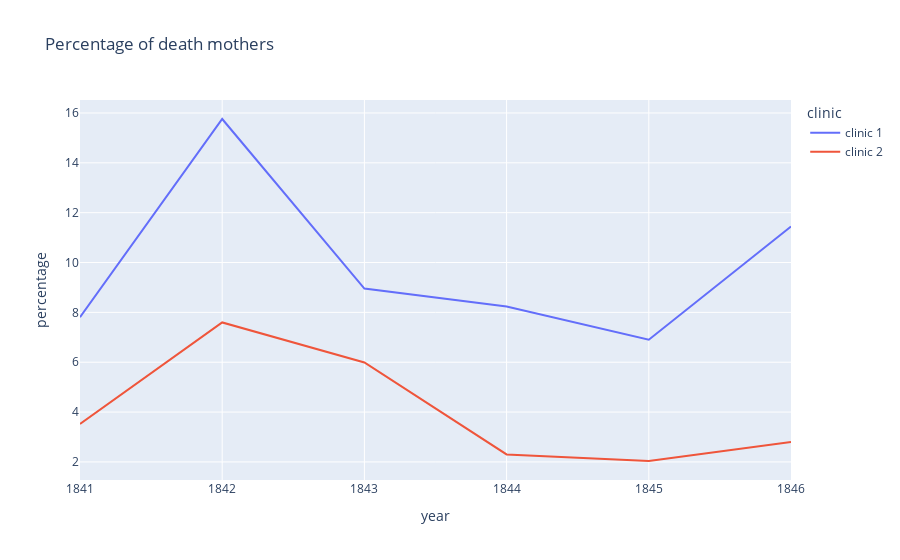

Notebook code cell kept with this figure:
### Code cell
df_yearly['percentage'] = df_yearly.deaths/df_yearly.births*100
fig = px.line(df_yearly, 
             x='year',
             y='percentage',
             title='Percentage of death mothers',
             color='clinic')
fig.show()

### Figure 1 — Plotly figure (JSON) as saved in the notebook; plotly's stock layout.template omitted (floating-point values rounded to 4 significant figures)
{"data": [{"hovertemplate": "clinic=clinic 1<br>year=%{x}<br>percentage=%{y}<extra></extra>", "legendgroup": "clinic 1", "line": {"color": "#636efa", "dash": "solid"}, "marker": {"symbol": "circle"}, "mode": "lines", "name": "clinic 1", "orientation": "v", "showlegend": true, "type": "scatter", "x": [1841, 1842, 1843, 1844, 1845, 1846], "xaxis": "x", "y": [7.806, 15.76, 8.954, 8.236, 6.901, 11.45], "yaxis": "y"}, {"hovertemplate": "clinic=clinic 2<br>year=%{x}<br>percentage=%{y}<extra></extra>", "legendgroup": "clinic 2", "line": {"color": "#EF553B", "dash": "solid"}, "marker": {"symbol": "circle"}, "mode": "lines", "name": "clinic 2", "orientation": "v", "showlegend": true, "type": "scatter", "x": [1841, 1842, 1843, 1844, 1845, 1846], "xaxis": "x", "y": [3.522, 7.597, 5.988, 2.3, 2.036, 2.797], "yaxis": "y"}], "layout": {"autosize": true, "legend": {"title": {"text": "clinic"}, "tracegroupgap": 0}, "title": {"text": "Percentage of death mothers"}, "xaxis": {"anchor": "y", "autorange": true, "domain": [0, 1], "range": [1841, 1846], "title": {"text": "year"}, "type": "linear"}, "yaxis": {"anchor": "x", "autorange": true, "domain": [0, 1], "range": [1.274, 16.52], "title": {"text": "percentage"}, "type": "linear"}}}
